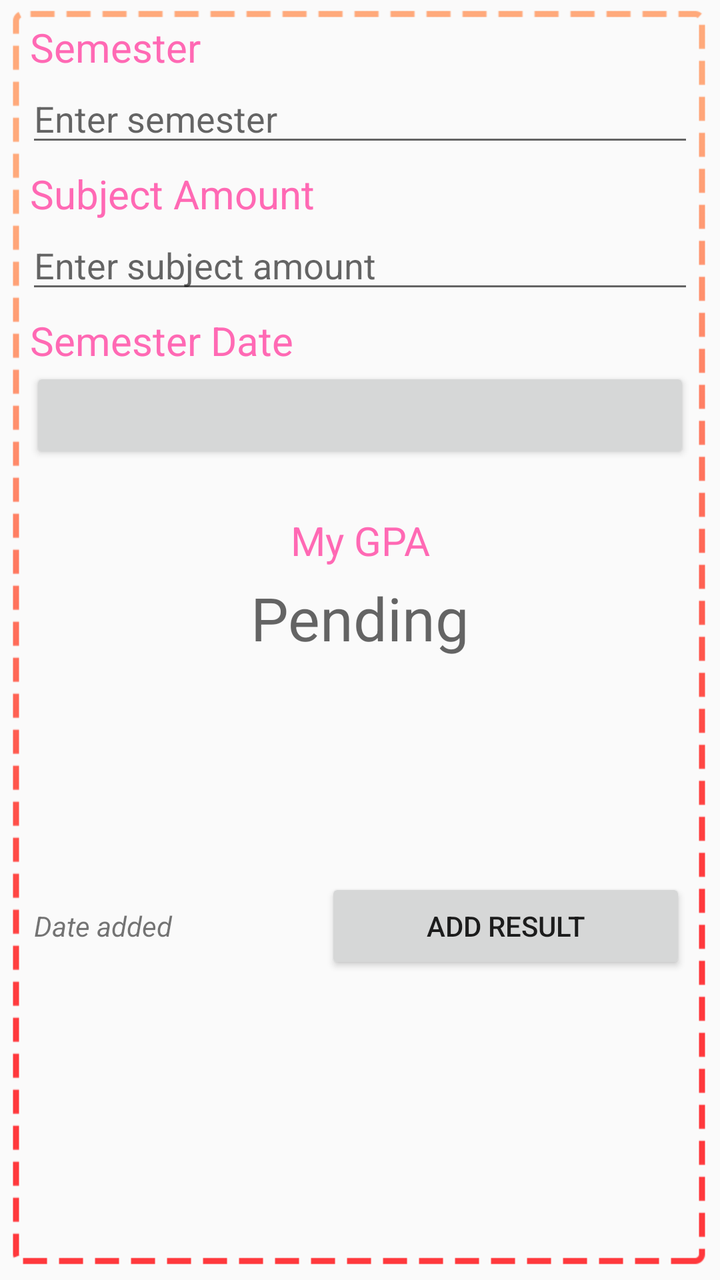
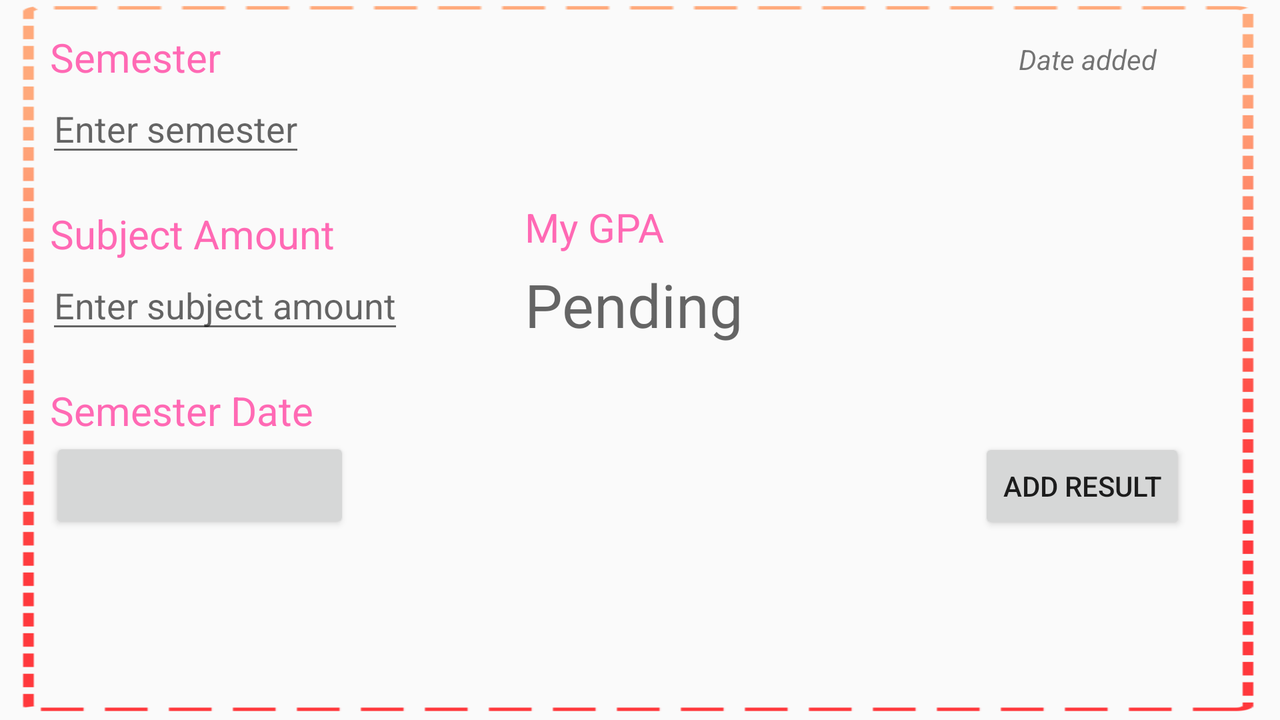

The same Android screen from two of the app's own layout files: first res/layout/ as a phone draws it, then the repository's variant for another configuration, drawn on a device whose configuration selects that folder. Both files follow.
<!-- AndroidManifest.xml: application theme AppTheme -->
<!-- res/layout/fragment_mark.xml -->
<?xml version="1.0" encoding="utf-8"?>
<LinearLayout xmlns:android="http://schemas.android.com/apk/res/android"
              xmlns:tools="http://schemas.android.com/tools"
              android:orientation="vertical"
              android:layout_width="match_parent"
              android:layout_height="match_parent"
              android:background="@drawable/background2">

    <TextView
        android:layout_width="match_parent"
        android:layout_height="wrap_content"
        android:text="@string/mark_sem_label"
        android:textSize="20sp"
        android:theme="@style/MyHintText"
        android:paddingStart="15dp"
        android:paddingTop="10dp"/>

    <EditText
        android:id="@+id/mark_sem"
        android:layout_width="match_parent"
        android:layout_height="wrap_content"
        android:layout_marginStart="13dp"
        android:layout_marginEnd="13dp"
        android:hint="@string/mark_sem_hint"/>

    <TextView
        android:layout_width="match_parent"
        android:layout_height="wrap_content"
        android:text="@string/mark_subjectamt_label"
        android:textSize="20sp"
        android:theme="@style/MyHintText"
        android:paddingStart="15dp"
        android:paddingTop="5dp"/>

    <EditText
        android:id="@+id/mark_subjectamt"
        android:layout_width="match_parent"
        android:layout_height="wrap_content"
        android:layout_marginStart="13dp"
        android:layout_marginEnd="13dp"
        android:hint="@string/mark_subjectamt_hint"/>

    <TextView
        android:layout_width="match_parent"
        android:layout_height="wrap_content"
        android:text="@string/mark_date_label"
        android:textSize="20sp"
        android:theme="@style/MyHintText"
        android:paddingStart="15dp"
        android:paddingTop="5dp"/>

    <Button
        android:id="@+id/mark_date"
        android:layout_width="match_parent"
        android:layout_height="wrap_content"
        android:layout_marginStart="15dp"
        android:layout_marginEnd="15dp"/>

    <TextView
        android:layout_width="match_parent"
        android:layout_height="wrap_content"
        android:layout_marginTop="20dp"
        android:gravity="center"
        android:text="@string/mark_gpa_label"
        android:textSize="20sp"
        android:theme="@style/MyHintText"
        android:padding="5dp"/>

    <TextView
        android:id="@+id/mark_gpa"
        android:layout_width="match_parent"
        android:layout_height="wrap_content"
        android:gravity="center"
        android:textSize="30sp"
        android:hint="@string/mark_gpa_hint"/>

    <LinearLayout
        android:layout_height="wrap_content"
        android:layout_width="match_parent"
        android:orientation="horizontal">

        <TextView
            android:id="@+id/mark_date_added"
            android:layout_width="wrap_content"
            android:layout_height="wrap_content"
            android:layout_marginTop="110dp"
            android:layout_marginStart="17dp"
            android:layout_weight="1"
            android:textStyle="italic"
            tools:text="Date added"/>

        <Button
            android:id="@+id/mark_proceed"
            android:layout_width="wrap_content"
            android:layout_height="wrap_content"
            android:layout_marginTop="110dp"
            android:layout_weight="1"
            android:layout_marginEnd="17dp"
            android:text="@string/mark_proceed"/>

    </LinearLayout>
</LinearLayout>
<!-- resources referenced by this layout -->
<resources>
  <!-- drawable background2: png bitmap (drawable, 96421 bytes) -->
  <string name="mark_date_label">Semester Date</string>
  <string name="mark_gpa_hint">Pending</string>
  <string name="mark_gpa_label">My GPA</string>
  <string name="mark_proceed">Add Result</string>
  <string name="mark_sem_hint">Enter semester</string>
  <string name="mark_sem_label">Semester</string>
  <string name="mark_subjectamt_hint">Enter subject amount</string>
  <string name="mark_subjectamt_label">Subject Amount</string>
  <style name="MyHintText">
          <item name="android:textColor">@color/pink</item>
      </style>
  <style name="AppTheme" parent="Theme.AppCompat.Light.DarkActionBar">
          
          <item name="colorPrimary">@color/colorPrimary</item>
          <item name="colorPrimaryDark">@color/colorPrimaryDark</item>
          <item name="colorAccent">@color/colorAccent</item>
      </style>
  <color name="pink">#FF69B4</color>
  <color name="colorPrimary">#F44336</color>
  <color name="colorPrimaryDark">#C3352B</color>
  <color name="colorAccent">#FF4081</color>
</resources>
<!-- res/layout-land/fragment_mark.xml (the repository's variant of the layout above) -->
<!-- drawn on the phone turned sideways -->
<?xml version="1.0" encoding="utf-8"?>
<LinearLayout xmlns:android="http://schemas.android.com/apk/res/android"
              xmlns:tools="http://schemas.android.com/tools"
              android:orientation="horizontal"
              android:layout_width="match_parent"
              android:layout_height="wrap_content"
              android:background="@drawable/background2">

    <LinearLayout
        android:layout_height="wrap_content"
        android:layout_width="wrap_content"
        android:orientation="vertical"
        android:layout_weight="1">

        <TextView
            android:layout_width="wrap_content"
            android:layout_height="wrap_content"
            android:text="@string/mark_sem_label"
            android:textSize="20sp"
            android:theme="@style/MyHintText"
            android:paddingStart="25dp"
            android:paddingTop="15dp"/>

        <EditText
            android:id="@+id/mark_sem"
            android:layout_width="wrap_content"
            android:layout_height="wrap_content"
            android:layout_marginStart="23dp"
            android:layout_marginEnd="13dp"
            android:hint="@string/mark_sem_hint"/>

        <TextView
            android:layout_width="wrap_content"
            android:layout_height="wrap_content"
            android:text="@string/mark_subjectamt_label"
            android:textSize="20sp"
            android:theme="@style/MyHintText"
            android:paddingStart="25dp"
            android:paddingTop="20dp"/>

        <EditText
            android:id="@+id/mark_subjectamt"
            android:layout_width="wrap_content"
            android:layout_height="wrap_content"
            android:layout_marginStart="23dp"
            android:layout_marginEnd="13dp"
            android:hint="@string/mark_subjectamt_hint"/>

        <TextView
            android:layout_width="wrap_content"
            android:layout_height="wrap_content"
            android:text="@string/mark_date_label"
            android:textSize="20sp"
            android:theme="@style/MyHintText"
            android:paddingStart="25dp"
            android:paddingTop="20dp"/>

        <Button
            android:id="@+id/mark_date"
            android:layout_width="150dp"
            android:layout_height="wrap_content"
            android:layout_marginStart="25dp"
            android:layout_marginEnd="15dp"/>

    </LinearLayout>
    <LinearLayout
        android:layout_height="wrap_content"
        android:layout_width="wrap_content"
        android:orientation="vertical"
        android:layout_weight="1">

        <TextView
            android:layout_width="match_parent"
            android:layout_height="wrap_content"
            android:text="@string/mark_gpa_label"
            android:textSize="20sp"
            android:theme="@style/MyHintText"
            android:paddingTop="100dp"/>

        <TextView
            android:id="@+id/mark_gpa"
            android:layout_width="match_parent"
            android:layout_height="wrap_content"
            android:paddingTop="5dp"
            android:textSize="30sp"
            android:hint="@string/mark_gpa_hint"/>
    </LinearLayout>

    <LinearLayout
        android:layout_height="wrap_content"
        android:layout_width="wrap_content"
        android:orientation="vertical"
        android:layout_weight="1">

        <TextView
            android:id="@+id/mark_date_added"
            android:layout_width="wrap_content"
            android:layout_height="wrap_content"
            android:layout_marginTop="20dp"
            android:layout_marginStart="90dp"
            android:textStyle="italic"
            tools:text="Date added"/>

        <Button
            android:id="@+id/mark_proceed"
            android:layout_width="wrap_content"
            android:layout_height="wrap_content"
            android:layout_marginTop="180dp"
            android:layout_marginStart="70dp"
            android:text="@string/mark_proceed"/>

    </LinearLayout>
</LinearLayout>
